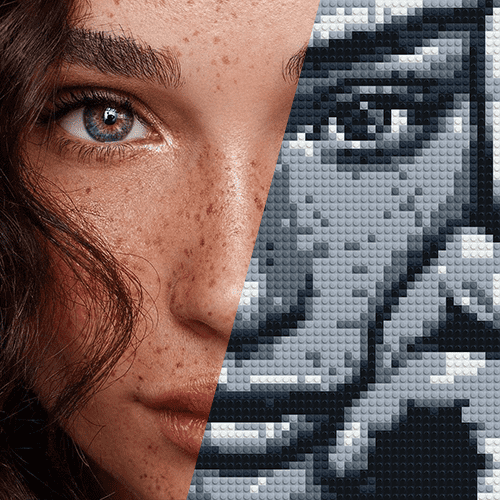
#> input picture img-test.png, 500 x 500 px, given in place of img-test.png.img2.jpg, which was not available
$ python filter.py
#> lines starting #> are read from the running program, lines starting #| are printed output that depends on the picture; pictures that were not available may be replaced by others from this repository, and a replacement may not be noted
from PIL import Image
import numpy as np


def get_average_brightness(arr_of_pixels, mosaic_size, i, j):
    area = arr_of_pixels[i:i + mosaic_size, j:j + mosaic_size]
    total_brightness = np.sum(area)
    return int(total_brightness // 3 // mosaic_size ** 2)


def change_pixels_color(arr_of_pixels, mosaic_size, grayscale, average_brightness, i, j):
    pixel_value = int(average_brightness // grayscale) * grayscale
    arr_of_pixels[i:i + mosaic_size, j:j + mosaic_size] = pixel_value
    return arr_of_pixels


def grey_filter(image, mosaic_size, grayscale):
    arr_of_pixels = np.array(image)
    height = len(arr_of_pixels)
    width = len(arr_of_pixels[1])
    for i in range(0, height - mosaic_size + 1, mosaic_size):
        for j in range(0, width - mosaic_size + 1, mosaic_size):
            average_brightness = get_average_brightness(arr_of_pixels, mosaic_size, i, j)
            arr_of_pixels = change_pixels_color(arr_of_pixels, mosaic_size, grayscale, average_brightness, i, j)
    return arr_of_pixels


def main():
    name_of_input_image = '{}.{}'.format(input('Имя входного изображения - '), input('Формат входного изображения - '))
#> the answer given: img-test.png
#> the answer given: img2.jpg
    mosaic_size = int(input('Размер мозаики - '))
#> the answer given: 100
    grayscale = int(input('Величина градации серого - '))
#> the answer given: 3
    name_of_output_image = '{}.{}'.format(input('Имя выходного изображения - '), input('Формат выходного изображения - '))
#> the answer given: out.png
#> the answer given: out.png
    input_image = Image.open(name_of_input_image)
#> input_image is the input picture: PIL image 500x500 P; mean R, G, B 112.6, 94.1, 91.7
    image_in_gray_tones = Image.fromarray(grey_filter(input_image, mosaic_size, grayscale))
#> in grey_filter, `arr_of_pixels = np.array(image)`:
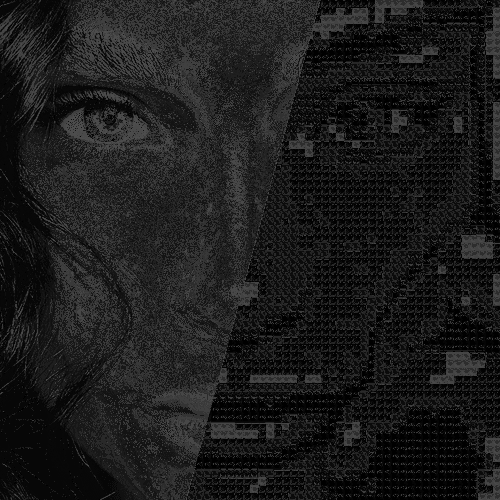
#> arr_of_pixels: shape (500, 500); min 0, max 77, mean 27.6
#> in grey_filter, `height = len(arr_of_pixels)`: height = 500
#> the loop in grey_filter, `for i in range(0, height - mosaic_size + 1, mosaic_size):` made 5 passes
#> pass 1, in get_average_brightness, `area = arr_of_pixels[i:i + mosaic_size, j:j + mosaic_size]`:
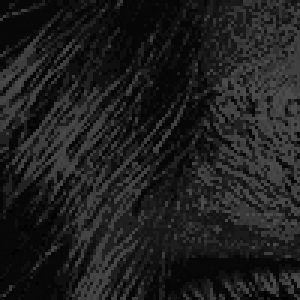
#> area: shape (100, 100) (shown 3 times larger); min 0, max 77, mean 30.7
#> pass 1, in get_average_brightness (call 2), `area = arr_of_pixels[i:i + mosaic_size, j:j + mosaic_size]`:
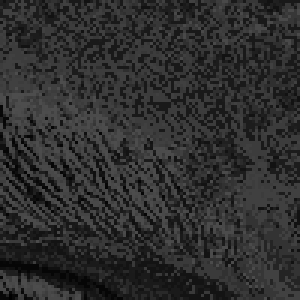
#> area: shape (100, 100) (shown 3 times larger); min 0, max 77, mean 46.2
#> pass 1, in get_average_brightness (call 3), `area = arr_of_pixels[i:i + mosaic_size, j:j + mosaic_size]`:
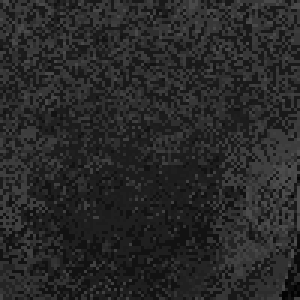
#> area: shape (100, 100) (shown 3 times larger); min 3, max 77, mean 39.8
#> pass 1, in get_average_brightness (call 4), `area = arr_of_pixels[i:i + mosaic_size, j:j + mosaic_size]`:
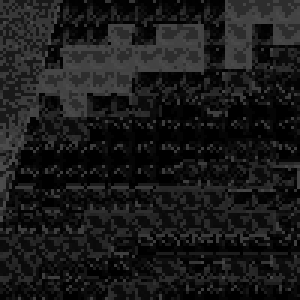
#> area: shape (100, 100) (shown 3 times larger); min 0, max 77, mean 25.7
#> after the loop in grey_filter, `for i in range(0, height - mosaic_size + 1, mosaic_size):`:
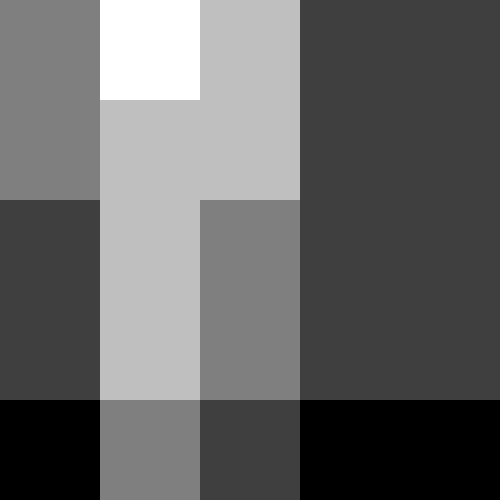
#> arr_of_pixels: shape (500, 500); min 3, max 15, mean 7.8; drawn with min black and max white
    image_in_gray_tones.save(name_of_output_image)


if __name__ == '__main__':
    main()
